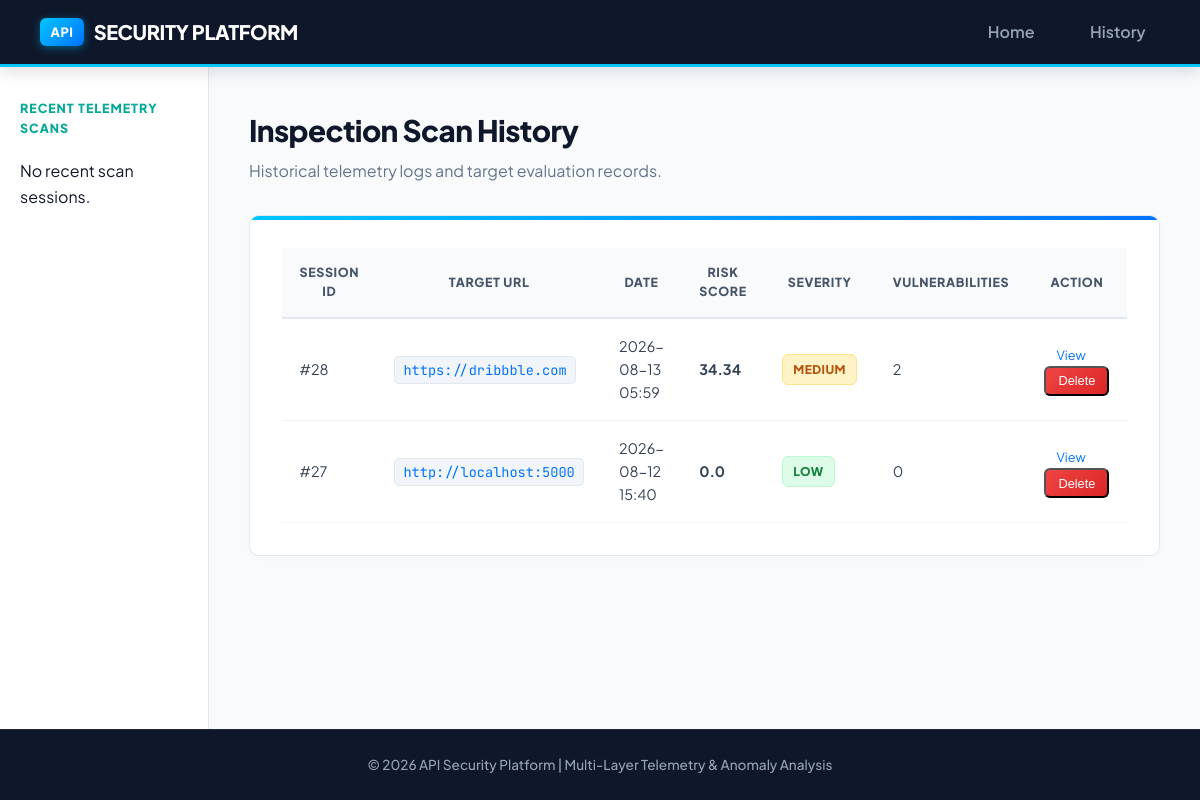
Before: /history with the older database file.
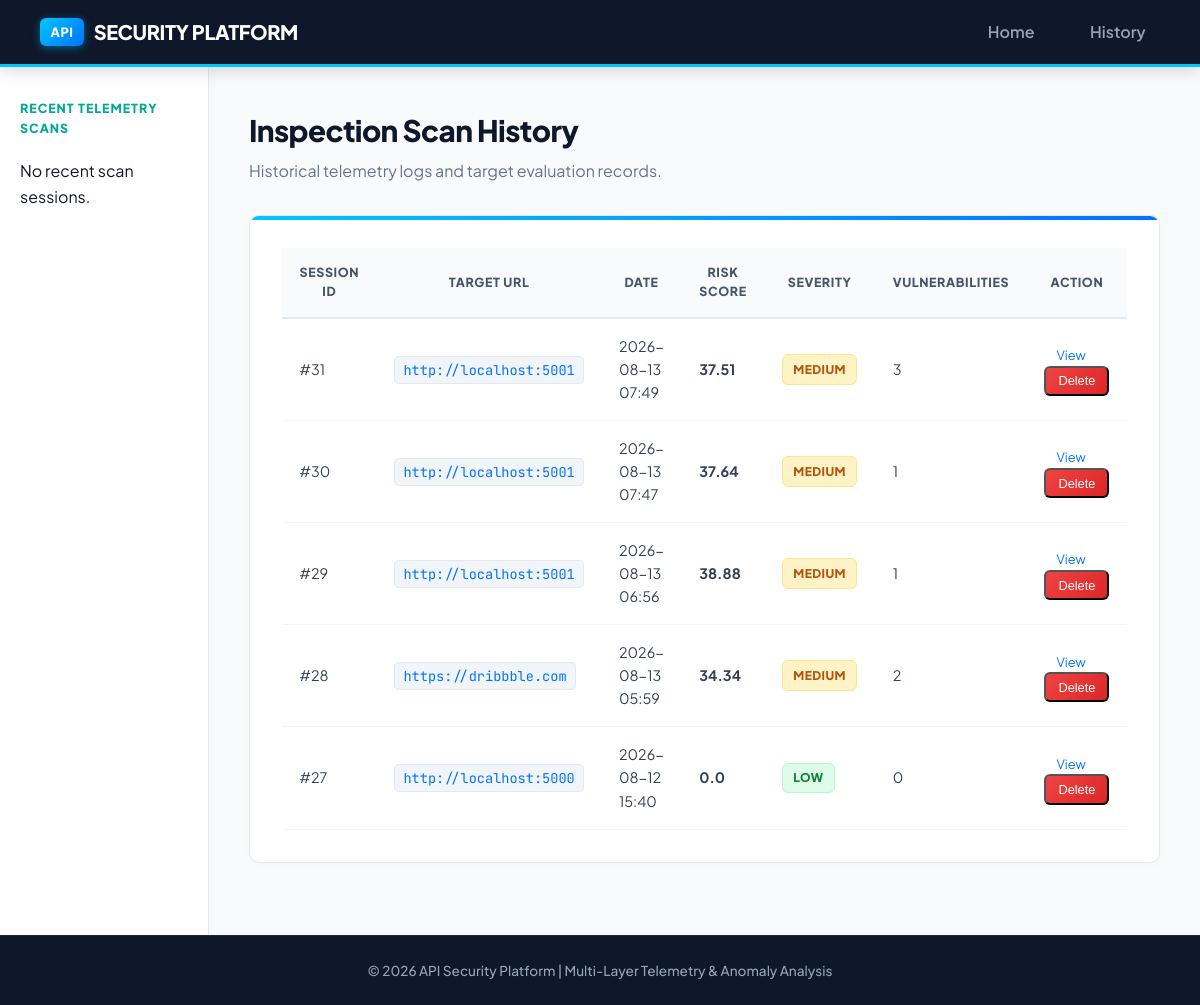
After: the same page with the newer database file.
### database/models.py (models this page shows)
class ScanSession(Base):
    __tablename__ = "scan_sessions"
    id = Column(Integer, primary_key=True, index=True)
    target_url = Column(String(500), nullable=False)
    scan_start_time = Column(DateTime, default=datetime.utcnow)
    scan_end_time = Column(DateTime, nullable=True)
    total_endpoints_found = Column(Integer, default=0)
    total_vulnerabilities_found = Column(Integer, default=0)
    overall_risk_score = Column(Float, default=0.0)
    overall_severity = Column(String(20), default="Low")
    endpoints = relationship("Endpoint", back_populates="session", cascade="all, delete-orphan")
    findings = relationship("Finding", back_populates="session", cascade="all, delete-orphan")
    reports = relationship("Report", back_populates="session", cascade="all, delete-orphan")

### dashboard/routes.py (the view)
@dashboard_bp.route("/history")
def history():
    sessions = get_all_sessions()
    return render_template("history.html", sessions=sessions)

### database/db.py (called while the page is built)
def get_all_sessions() -> List[ScanSession]:
    db = SessionLocal()
    try:
        return db.query(ScanSession).order_by(ScanSession.scan_start_time.desc()).all()
    finally:
        db.close()

### dashboard/templates/history.html (shortened to what this page needs)
{% extends "base.html" %}
{% block content %}
<div class="page-header">
    <h1>Inspection Scan History</h1>
    <p>Historical telemetry logs and target evaluation records.</p>
</div>
<div class="card table-card">
    <table>
        <thead>
            <tr>
                <th>Session ID</th>
                <th>Target URL</th>
                <th>Date</th>
                <th>Risk Score</th>
                <th>Severity</th>
                <th>Vulnerabilities</th>
                <th>Action</th>
            </tr>
        </thead>
        <tbody>
            {% for sess in sessions %}
            <tr>
                <td>#{{ sess.id }}</td>
                <td><code>{{ sess.target_url }}</code></td>
                <td>{{ sess.scan_start_time.strftime('%Y-%m-%d %H:%M') if sess.scan_start_time else 'N/A' }}</td>
                <td><strong>{{ sess.overall_risk_score }}</strong></td>
                <td><span class="badge {{ sess.overall_severity|lower }}">{{ sess.overall_severity }}</span></td>
                <td>{{ sess.total_vulnerabilities_found }}</td>
                <td class="actions-cell">
                    <a href="{{ url_for('dashboard.results', session_id=sess.id) }}" class="btn-sm">View</a>
                    <form action="{{ url_for('dashboard.delete_scan', session_id=sess.id) }}" method="POST" style="display:inline;">
                        <button type="submit" class="btn-sm btn-danger" onclick="return confirm('Delete this scan session record?')">Delete</button>
                    </form>
                </td>
            </tr>
            {% else %}
            <tr>
                <td colspan="7" class="text-center">No past inspection scan sessions recorded.</td>
            </tr>
            {% endfor %}
        </tbody>
    </table>
</div>
{% endblock %}

### dashboard/templates/base.html (shortened to what this page needs)
<!DOCTYPE html>
<html lang="en">
<head>
    <link rel="stylesheet" href="{{ url_for('static', filename='css/style.css') }}">
</head>
<body>
    <div class="app-layout">
        <header class="navbar">
            <div class="logo">
                <a href="{{ url_for('dashboard.index') }}"><span>API</span> SECURITY PLATFORM</a>
            </div>
            <nav class="nav-links">
                <a href="{{ url_for('dashboard.index') }}">Home</a>
                <a href="{{ url_for('dashboard.history') }}">History</a>
            </nav>
        </header>
        <div class="body-container">
            <aside class="sidebar">
                <h3>Recent Telemetry Scans</h3>
                <ul class="recent-scans-list">
                    {% for sess in recent_sessions %}
                    <li>
                        <a href="{{ url_for('dashboard.results', session_id=sess.id) }}">
                            <span class="scan-url">{{ sess.target_url }}</span>
                            <span class="badge {{ sess.overall_severity|lower }}">{{ sess.overall_severity }}</span>
                        </a>
                    </li>
                    {% else %}
                    <li class="empty-list">No recent scan sessions.</li>
                    {% endfor %}
                </ul>
            </aside>
            <main class="main-viewport">
                {% block content %}{% endblock %}
            </main>
        </div>
        <footer>
            <p>&copy; 2026 API Security Platform | Multi-Layer Telemetry & Anomaly Analysis</p>
        </footer>
    </div>
</body>
</html>

### dashboard/static/css/style.css (style rules this page uses)
* { box-sizing: border-box; margin: 0; padding: 0; }
:root { --zap-navy: #0f172a; --zap-slate: #1e293b; --zap-cyan: #00c6ff; --zap-teal: #00a896; --zap-blue-gradient: linear-gradient(135deg, #00c6ff 0%, #0072ff 100%); --zap-dark-gradient: linear-gradient(135deg, #0f172a 0%, #1e293b 100%); --bg-main: #f8fafc; --bg-card: #ffffff; --text-primary: #0f172a; --text-secondary: #475569; --text-muted: #64748b; --border-color: #e2e8f0; }
body { font-family: 'Plus Jakarta Sans', -apple-system, BlinkMacSystemFont, "Segoe UI", Roboto, sans-serif; background-color: var(--bg-main); color: var(--text-primary); line-height: 1.6; min-height: 100vh; }
a { color: #0072ff; text-decoration: none; transition: all 0.2s ease; }
.app-layout { display: flex; flex-direction: column; min-height: 100vh; background-color: var(--bg-main); }
.navbar { display: flex; justify-content: space-between; align-items: center; padding: 1rem 2.5rem; background: var(--zap-navy); color: #ffffff; border-bottom: 3px solid #00c6ff; box-shadow: 0 4px 15px rgba(15, 23, 42, 0.15); position: relative; z-index: 10; }
.logo a { color: #ffffff; font-weight: 800; font-size: 1.25rem; letter-spacing: -0.02em; display: flex; align-items: center; gap: 0.6rem; }
.logo span { background: var(--zap-blue-gradient); color: #ffffff; padding: 0.25rem 0.65rem; border-radius: 6px; font-size: 0.8rem; font-weight: 800; letter-spacing: 0.05em; box-shadow: 0 2px 8px rgba(0, 198, 255, 0.4); }
.nav-links a { margin-left: 1.5rem; color: #94a3b8; font-weight: 600; padding: 0.4rem 0.9rem; border-radius: 6px; transition: all 0.2s ease; }
.body-container { display: flex; flex: 1; background-color: var(--bg-main); }
.sidebar { width: 290px; background-color: #ffffff; border-right: 1px solid #e2e8f0; padding: 2rem 1.25rem; box-shadow: 2px 0 10px rgba(0, 0, 0, 0.02); }
.sidebar h3 { font-size: 0.78rem; font-weight: 800; color: var(--zap-teal); text-transform: uppercase; letter-spacing: 0.08em; margin-bottom: 1.2rem; }
.recent-scans-list { list-style: none; }
.recent-scans-list li { margin-bottom: 0.75rem; }
.main-viewport { flex: 1; padding: 2.5rem; max-width: 1280px; margin: 0 auto; }
.page-header { margin-bottom: 2rem; }
.page-header h1 { font-size: 1.85rem; font-weight: 800; color: var(--zap-navy); letter-spacing: -0.02em; }
.page-header p { color: var(--text-muted); font-size: 1rem; margin-top: 0.2rem; }
.card { background-color: #ffffff; border-radius: 12px; padding: 2rem; margin-bottom: 2rem; border: 1px solid #e2e8f0; box-shadow: 0 4px 15px rgba(0, 0, 0, 0.03); position: relative; overflow: hidden; }
.card::before { content: ''; position: absolute; top: 0; left: 0; right: 0; height: 4px; background: var(--zap-blue-gradient); }
.btn-sm { padding: 0.35rem 0.75rem; font-size: 0.8rem; border-radius: 6px; }
.btn-danger { background: linear-gradient(135deg, #ef4444, #dc2626); color: #ffffff; }
.badge { padding: 0.3rem 0.65rem; border-radius: 6px; font-size: 0.75rem; font-weight: 800; text-transform: uppercase; letter-spacing: 0.04em; display: inline-block; }
.badge.low { background-color: #dcfce7; color: #15803d; border: 1px solid #bbf7d0; }
.badge.medium { background-color: #fef3c7; color: #b45309; border: 1px solid #fde68a; }
.table-card { overflow-x: auto; background: #ffffff; border-radius: 10px; border: 1px solid #e2e8f0; box-shadow: 0 2px 8px rgba(0, 0, 0, 0.02); }
table { width: 100%; border-collapse: separate; border-spacing: 0; }
th { background-color: #f8fafc; color: #475569; font-size: 0.78rem; font-weight: 800; text-transform: uppercase; letter-spacing: 0.05em; padding: 0.9rem 1.1rem; border-bottom: 2px solid #e2e8f0; }
td { padding: 1rem 1.1rem; border-bottom: 1px solid #f1f5f9; text-align: left; color: #334155; font-size: 0.9rem; }
td code { background: #f1f5f9; padding: 0.25rem 0.5rem; border-radius: 5px; font-family: 'JetBrains Mono', monospace; font-size: 0.85rem; color: #0072ff; border: 1px solid #e2e8f0; }
footer { text-align: center; padding: 1.5rem; background-color: var(--zap-navy); border-top: 1px solid #1e293b; color: #94a3b8; font-size: 0.85rem; font-weight: 500; }

Changed rows visible on the page:
added ScanSession: id "31", target_url "http://localhost:5001", scan_start_time "2026-08-13 07:49", overall_risk_score "37.51", overall_severity "MEDIUM", total_vulnerabilities_found "3"
added ScanSession: id "30", target_url "http://localhost:5001", scan_start_time "2026-08-13 07:47", overall_risk_score "37.64", overall_severity "MEDIUM", total_vulnerabilities_found "1"
added ScanSession: id "29", target_url "http://localhost:5001", scan_start_time "2026-08-13 06:56", overall_risk_score "38.88", overall_severity "MEDIUM", total_vulnerabilities_found "1"
